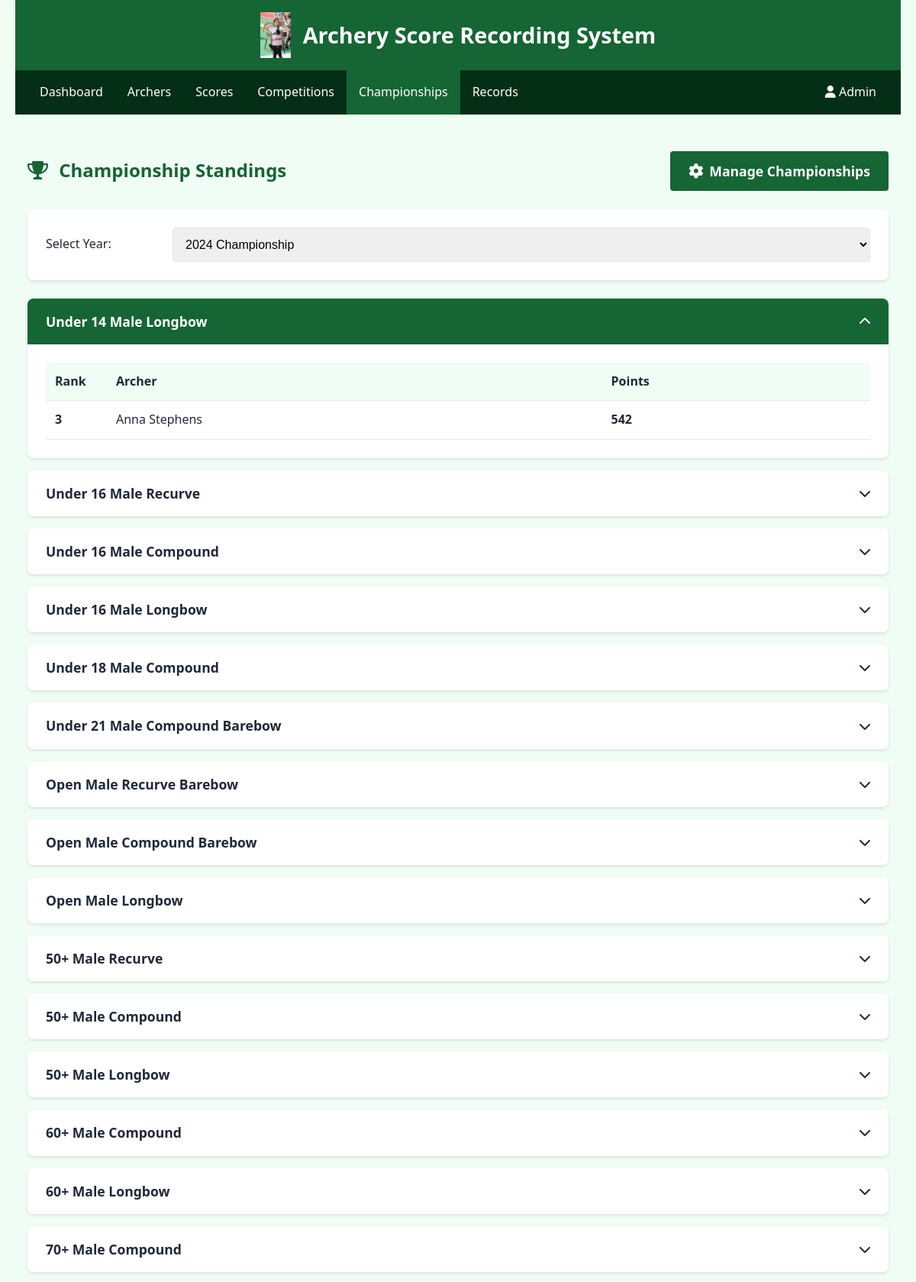
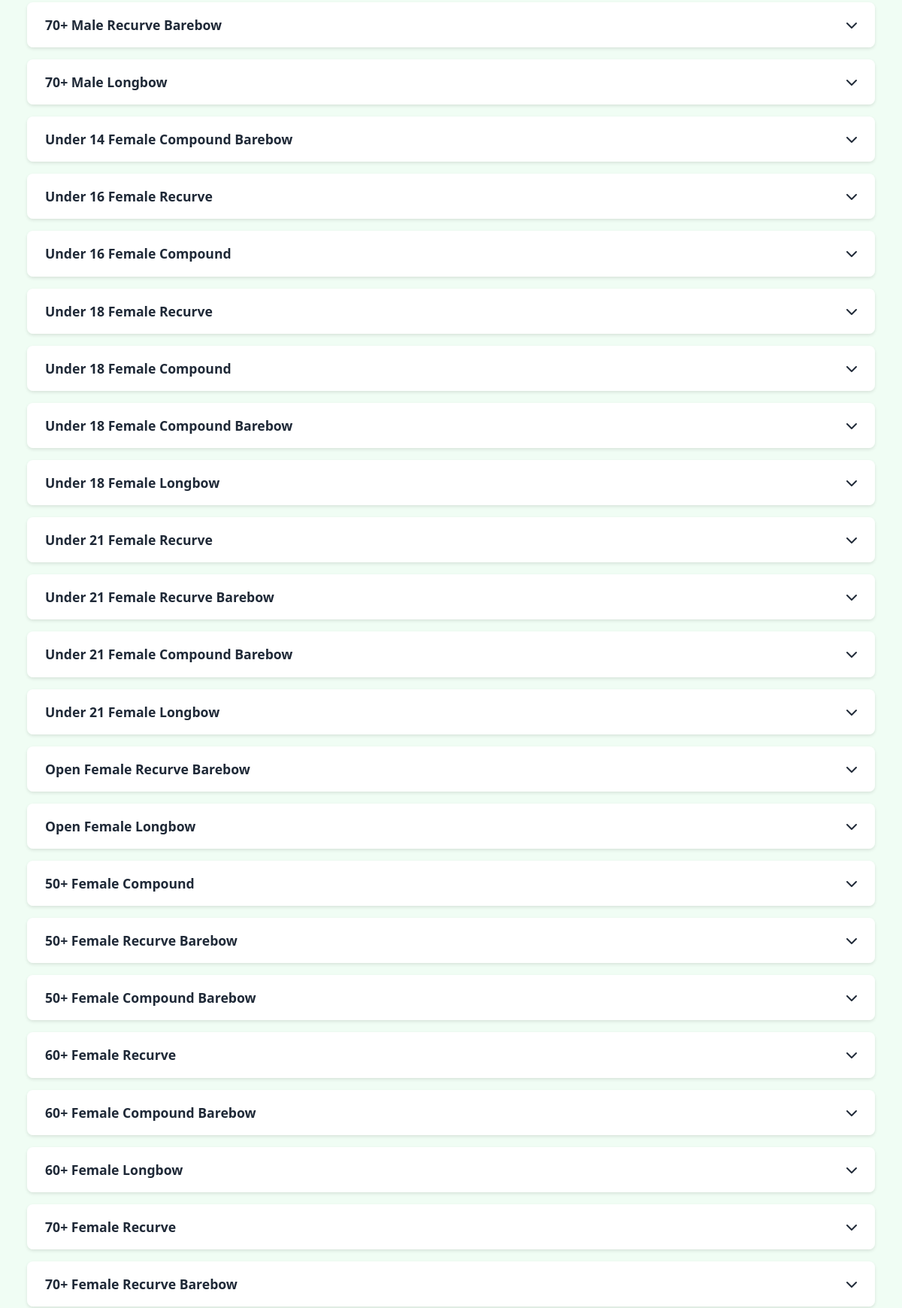
The page /recorder/championship_standings.php?year=2024 (signed in, upper part) on the database its author committed (2 pictures, top to bottom).
### tables this page shows
CREATE TABLE `RecorderTable` (
  `RecorderID` int(11) NOT NULL,
  `Username` varchar(50) NOT NULL,
  `Password` varchar(255) NOT NULL,
  `FirstName` varchar(50) NOT NULL,
  `LastName` varchar(50) NOT NULL,
  `Email` varchar(100) NOT NULL,
  `IsActive` tinyint(1) DEFAULT '1'
);

CREATE TABLE `ChampionshipStandingTable` (
  `ChampionshipID` int(11) NOT NULL,
  `Year` int(11) NOT NULL,
  `CategoryID` int(11) NOT NULL,
  `ArcherID` int(11) DEFAULT NULL,
  `TotalPoints` int(11) NOT NULL,
  `Rank` int(11) NOT NULL
);

CREATE TABLE `ArcherTable` (
  `ArcherID` int(11) NOT NULL,
  `FirstName` varchar(50) NOT NULL,
  `LastName` varchar(50) NOT NULL,
  `Gender` enum('Male','Female') NOT NULL,
  `DOB` date NOT NULL,
  `ClassID` int(11) NOT NULL,
  `DefaultDivisionID` int(11) NOT NULL,
  `DefaultEquipmentID` int(11) NOT NULL,
  `IsActive` tinyint(1) DEFAULT '1'
);

CREATE TABLE `CategoryTable` (
  `CategoryID` int(11) NOT NULL,
  `ClassID` int(11) NOT NULL,
  `DivisionID` int(11) NOT NULL,
  `CategoryName` varchar(100) NOT NULL
);

### includes/settings.php (called while the page is built, shortened)
<?php
$host = "";
$user = "";
$pwd = "";
$sql_db = "";
function getDbConnection() {
    global $host, $user, $pwd, $sql_db;
    try {
        $conn = new mysqli($host, $user, $pwd, $sql_db);
        $conn->set_charset("utf8mb4");
        return $conn;
    } catch (Exception $e) {
        error_log("Database connection error: " . $e->getMessage());
        return false;
    }
}
function getCurrentRecorder() {
    $conn = getDbConnection();
    $recorder_id = $_SESSION['recorder_id'];
    $stmt = $conn->prepare("SELECT RecorderID, Username, FirstName, LastName, Email FROM RecorderTable WHERE RecorderID = ? AND IsActive = 1");
    $stmt->bind_param("i", $recorder_id);
    $stmt->execute();
    $result = $stmt->get_result();
    if ($result->num_rows === 1) {
        return $result->fetch_assoc();
    } else {
        session_unset();
        session_destroy();
        return null;
    }
}

### includes/db_functions.php (called while the page is built, shortened)
<?php
require_once 'settings.php';
function getChampionshipStandings($year = null) {
    $conn = getDbConnection();
    $query = "SELECT cs.*, a.FirstName, a.LastName, cat.CategoryName, cat.CategoryID
              FROM ChampionshipStandingTable cs
              JOIN ArcherTable a ON cs.ArcherID = a.ArcherID
              JOIN CategoryTable cat ON cs.CategoryID = cat.CategoryID
              WHERE cs.Year = ?
              ORDER BY cs.CategoryID, cs.Rank";
    $stmt = $conn->prepare($query);
    $stmt->bind_param("i", $year);
    $stmt->execute();
    $result = $stmt->get_result();
    $standings = [];
    while ($row = $result->fetch_assoc()) {
        $category = $row['CategoryName'];
        if (!isset($standings[$category])) {
            $standings[$category] = [];
        }
        $standings[$category][] = $row;
    }
    return $standings;
}

### recorder/championship_standings.php (the view, shortened to what this page needs)
<?php
require_once '../includes/settings.php';
require_once '../includes/db_functions.php';
$recorder = getCurrentRecorder();
$currentYear = date('Y');
$selectedYear = isset($_GET['year']) ? intval($_GET['year']) : $currentYear;
$availableYears = [];
$conn = getDbConnection();
if ($conn) {
    $result = $conn->query("SELECT DISTINCT Year FROM ChampionshipStandingTable ORDER BY Year DESC");
    if ($result) {
        while ($row = $result->fetch_assoc()) {
            $availableYears[] = $row['Year'];
        }
    }
}
$standings = getChampionshipStandings($selectedYear);
?>
<!DOCTYPE html>
<html lang="en">
<head>
    <link rel="stylesheet" href="../css/main.css">
    <link rel="stylesheet" href="../css/navbar_recorder.css">
    <link rel="stylesheet" href="https://cdnjs.cloudflare.com/ajax/libs/font-awesome/6.0.0/css/all.min.css">
</head>
<body>
    <div class="container">
        <header>
            <div class="logo">
                <img src="../images/archery-logo.png" alt="Archery Club Logo" onerror="this.src='../images/default-logo.png'">
                <h1>Archery Score Recording System</h1>
            </div>
        </header>
        <div class="navbar">
            <div class="navbar-left">
                <a href="dashboard.php">Dashboard</a>
                <div class="dropdown">
                    <a href="#" class="dropdown-toggle">Archers</a>
                </div>
                <div class="dropdown">
                    <a href="#" class="dropdown-toggle">Scores</a>
                </div>
                <div class="dropdown">
                    <a href="#" class="dropdown-toggle">Competitions</a>
                </div>
                <div class="dropdown">
                    <a href="#" class="dropdown-toggle active">Championships</a>
                </div>
                <div class="dropdown">
                    <a href="#" class="dropdown-toggle">Records</a>
                </div>
            </div>
            <div class="navbar-right">
                <div class="dropdown">
                    <a href="#" class="dropdown-toggle">
                        <i class="fas fa-user"></i> <?php echo htmlspecialchars($recorder['FirstName']); ?>
                    </a>
                </div>
            </div>
        </div>
        <main>
            <div class="championship-standings-container">
                <div class="page-header">
                    <h2><i class="fas fa-trophy"></i> Championship Standings</h2>
                    <div class="action-buttons">
                        <a href="manage_championships.php" class="btn btn-primary">
                            <i class="fas fa-cog"></i> Manage Championships
                        </a>
                    </div>
                </div>
                <div class="year-selector">
                    <form action="championship_standings.php" method="get">
                        <div class="form-group">
                            <label for="year">Select Year:</label>
                            <select id="year" name="year" class="form-control" onchange="this.form.submit()">
                                <?php foreach ($availableYears as $year): ?>
                                    <option value="<?php echo $year; ?>" <?php echo ($selectedYear === $year) ? 'selected' : ''; ?>>
                                        <?php echo $year; ?> Championship
                                    </option>
                                <?php endforeach; ?>
                            </select>
                        </div>
                    </form>
                </div>
                <?php if (empty($standings)): ?>
                    <div class="no-standings">
                        <i class="fas fa-trophy"></i>
                        <h3>No Championship Data</h3>
                        <p>There are no championship standings available for the selected year.</p>
                        <a href="manage_championships.php" class="btn btn-primary">
                            <i class="fas fa-cog"></i> Set Up Championship
                        </a>
                    </div>
                <?php else: ?>
                    <div class="categories-accordion">
                        <?php foreach ($standings as $category => $categoryStandings): ?>
                            <div class="category-section">
                                <div class="category-header">
                                    <h3><?php echo htmlspecialchars($category); ?></h3>
                                    <i class="fas fa-chevron-down"></i>
                                </div>
                                <div class="category-content">
                                    <div class="standings-table-container">
                                        <table class="standings-table">
                                            <thead>
                                                <tr>
                                                    <th>Rank</th>
                                                    <th>Archer</th>
                                                    <th>Points</th>
                                                </tr>
                                            </thead>
                                            <tbody>
                                                <?php foreach ($categoryStandings as $standing): ?>
                                                    <tr>
                                                        <td class="rank-cell">
                                                            <?php echo $standing['Rank']; ?>
                                                        </td>
                                                        <td><?php echo htmlspecialchars($standing['FirstName'] . ' ' . $standing['LastName']); ?></td>
                                                        <td class="points-cell"><?php echo $standing['TotalPoints']; ?></td>
                                                    </tr>
                                                <?php endforeach; ?>
                                            </tbody>
                                        </table>
                                    </div>
                                </div>
                            </div>
                        <?php endforeach; ?>
                    </div>
                <?php endif; ?>
            </div>
        </main>
    </div>
</body>
</html>

### css/main.css (style rules this page uses)
:root { --primary-color: #166534; --primary-light: #22c55e; --secondary-color: #d97706; --light-color: #f0fdf4; --dark-color: #052e16; --gray-color: #e5e7eb; --text-color: #1f2937; --error-color: #dc2626; --success-color: #16a34a; }
* { margin: 0; padding: 0; box-sizing: border-box; }
body { font-family: 'Segoe UI', Tahoma, Geneva, Verdana, sans-serif; line-height: 1.6; color: var(--text-color); background-color: var(--light-color); min-height: 100vh; display: flex; flex-direction: column; }
.container { width: 100%; max-width: 1200px; margin: 0 auto; padding: 0 20px; flex: 1; display: flex; flex-direction: column; }
header { background-color: var(--primary-color); color: white; padding: 1rem 0; box-shadow: 0 2px 4px rgba(0, 0, 0, 0.1); }
.logo { display: flex; align-items: center; justify-content: center; gap: 1rem; }
.logo img { height: 60px; width: auto; }
.logo h1 { font-size: 1.8rem; font-weight: 600; }
main { flex: 1; padding: 2rem 0; }
.btn { display: inline-flex; align-items: center; justify-content: center; padding: 0.75rem 1.5rem; font-size: 1.1rem; font-weight: 600; text-decoration: none; border-radius: 4px; cursor: pointer; transition: all 0.3s ease; }
.btn i { margin-right: 8px; font-size: 1.2rem; }
.btn-primary { background-color: var(--primary-color); color: white; }
.form-group { margin-bottom: 1.5rem; }
.form-group label { display: block; margin-bottom: 0.5rem; font-weight: 500; }
.form-control { width: 100%; padding: 0.75rem; font-size: 1rem; border: 1px solid var(--gray-color); border-radius: 4px; transition: border-color 0.3s; }

### css/navbar_recorder.css (style rules this page uses)
.navbar { background-color: var(--dark-color); display: flex; justify-content: space-between; padding: 0 1rem; color: white; }
.navbar-left, .navbar-right { display: flex; }
.navbar a { color: white; padding: 1rem; text-decoration: none; display: block; }
.navbar a:hover, .navbar a.active { background-color: var(--primary-color); }
.dropdown { position: relative; }

### recorder/championship_standings.php (style rules this page uses)
.championship-standings-container { padding: 1rem; }
.page-header { display: flex; justify-content: space-between; align-items: center; margin-bottom: 1.5rem; }
.page-header h2 { color: var(--primary-color); margin: 0; }
.page-header h2 i { margin-right: 0.5rem; }
.year-selector { background-color: white; border-radius: 8px; padding: 1.5rem; margin-bottom: 1.5rem; box-shadow: 0 2px 4px rgba(0, 0, 0, 0.1); }
.year-selector .form-group { margin: 0; display: flex; align-items: center; }
.year-selector label { margin-right: 1rem; margin-bottom: 0; font-weight: 500; min-width: 150px; }
.categories-accordion { margin-bottom: 1.5rem; }
.category-section { margin-bottom: 1rem; border-radius: 8px; overflow: hidden; box-shadow: 0 2px 4px rgba(0, 0, 0, 0.1); }
.category-header { background-color: white; padding: 1rem 1.5rem; display: flex; justify-content: space-between; align-items: center; cursor: pointer; transition: all 0.3s ease; }
.category-header.active { background-color: var(--primary-color); color: white; }
.category-header h3 { margin: 0; font-size: 1.1rem; }
.category-content { background-color: white; max-height: 0; overflow: hidden; transition: max-height 0.3s ease; }
.standings-table-container { padding: 1.5rem; }
.standings-table { width: 100%; border-collapse: collapse; }
.standings-table th, .standings-table td { padding: 0.75rem; text-align: left; border-bottom: 1px solid var(--gray-color); }
.standings-table th { font-weight: 600; background-color: var(--light-color); }
.rank-cell { font-weight: 600; text-align: center; width: 80px; position: relative; }
.points-cell { font-weight: 600; text-align: center; }

### rows shown on the page
recordertable: FirstName "Admin"
championshipstandingtable: Rank "3", ArcherID.LastName "Anna Stephens", TotalPoints "542"
championshipstandingtable: CategoryID.CategoryName "70+ Female Recurve Barebow"

### other values the page prints
$category "Under 14 Male Longbow"
$category "Under 16 Male Recurve"
$category "Under 16 Male Compound"
$category "Under 16 Male Longbow"
$category "Under 18 Male Compound"
$category "Under 21 Male Compound Barebow"
$category "Open Male Recurve Barebow"
$category "Open Male Compound Barebow"
$category "Open Male Longbow"
$category "50+ Male Recurve"
$category "50+ Male Compound"
$category "50+ Male Longbow"
$category "60+ Male Compound"
$category "60+ Male Longbow"
$category "70+ Male Compound"
